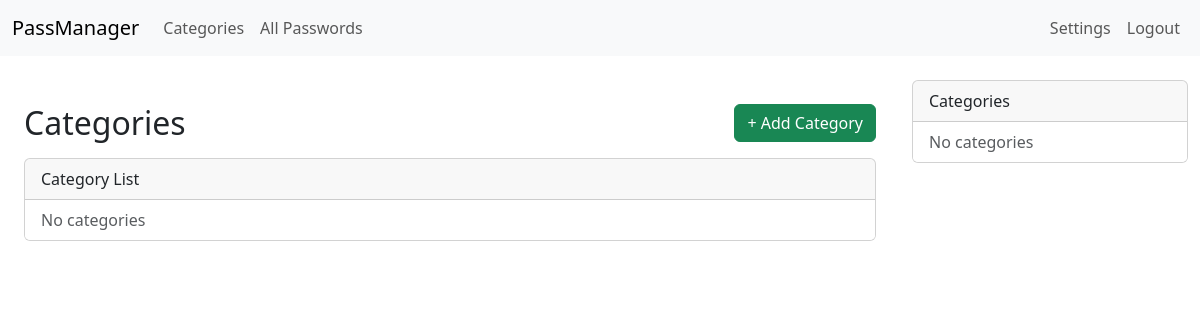
/ (signed in), run on an earlier commit of the app's database.
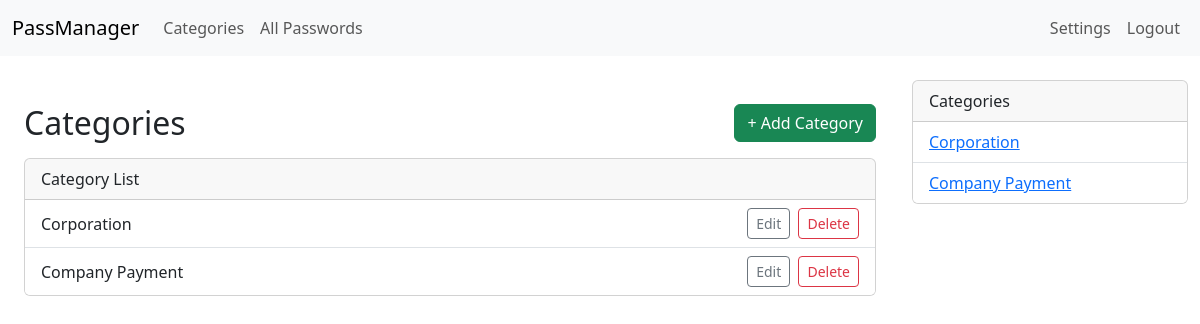
And on a later commit of the database.
### web/models.py (models this page shows, shortened)
class Category(models.Model):
    name = models.CharField(max_length=100)

### web/views.py (the view)
    def wrapper(request, *args, **kwargs):
        if not request.session.get('is_master_authenticated'):
            return redirect('login')
        return view_func(request, *args, **kwargs)

### web/context_processors.py (called while the page is built)
def all_categories(request):
    return {'categories': Category.objects.all()}

### web/views.py (called while the page is built)
@csrf_exempt
def master_required(view_func):
    def wrapper(request, *args, **kwargs):
        if not request.session.get('is_master_authenticated'):
            return redirect('login')
        return view_func(request, *args, **kwargs)
    return wrapper

@csrf_exempt
@master_required
def category_list(request):
    categories = Category.objects.all()
    return render(request, 'web/category_list.html', {'categories': categories})

### web/templates/web/category_list.html
{% extends 'web/base.html' %}
{% load static %}
{% block content %}
<div class="container py-4">
  <div class="d-flex justify-content-between align-items-center mb-3">
    <h2 class="mb-0">Categories</h2>
    <a href="{% url 'category_add' %}" class="btn btn-success">
      + Add Category
    </a>
  </div>
  <div class="card">
    <div class="card-header">
      Category List
    </div>
    <ul class="list-group list-group-flush">
      {% for c in categories %}
      <li class="list-group-item d-flex justify-content-between align-items-center">
        <span>{{ c.name }}</span>
        <div>
          <a href="{% url 'category_edit' c.pk %}" class="btn btn-sm btn-outline-secondary me-1">Edit</a>
          <a href="{% url 'category_delete' c.pk %}" class="btn btn-sm btn-outline-danger">Delete</a>
        </div>
      </li>
      {% empty %}
      <li class="list-group-item text-muted">
        No categories
      </li>
      {% endfor %}
    </ul>
  </div>
</div>
{% endblock %}

### web/templates/web/base.html (shortened to what this page needs)
<!DOCTYPE html>
<html lang="en">
<head>
  <link href="https://cdn.jsdelivr.net/npm/bootstrap@5.3.6/dist/css/bootstrap.min.css" rel="stylesheet">
</head>
<body>
  <nav class="navbar navbar-expand-lg navbar-light bg-light mb-4">
    <div class="container-fluid">
      <a class="navbar-brand" href="{% url 'entry_list' %}">PassManager</a>
      <div class="collapse navbar-collapse" id="navbarMain">
        <ul class="navbar-nav me-auto mb-2 mb-lg-0">
          <li class="nav-item"><a class="nav-link" href="{% url 'category_list' %}">Categories</a></li>
          <li class="nav-item"><a class="nav-link" href="{% url 'entry_list' %}">All Passwords</a></li>
        </ul>
        <ul class="navbar-nav ms-auto">
          <li class="nav-item"><a class="nav-link" href="{% url 'change_password' %}">Settings</a></li>
          <li class="nav-item"><a class="nav-link" href="{% url 'logout' %}">Logout</a></li>
        </ul>
      </div>
    </div>
  </nav>
  <div class="container-fluid">
    <div class="row">
      <main class="col-md-9">
        {% block content %}{% endblock %}
      </main>
      <aside class="col-md-3">
        <div class="card mb-4">
          <div class="card-header">Categories</div>
          <ul class="list-group list-group-flush">
            {% for cat in categories %}
              <li class="list-group-item">
                <a href="{% url 'entry_list' %}?category={{ cat.id }}">{{ cat.name }}</a>
              </li>
            {% empty %}
              <li class="list-group-item text-muted">No categories</li>
            {% endfor %}
          </ul>
        </div>
      </aside>
    </div>
  </div>
</body>
</html>

What changed in the data, as far as the page shows it:
added Category: name "Corporation"
added Category: name "Company Payment"
Also different on the page:
text no longer shown: "No categories No categories"
